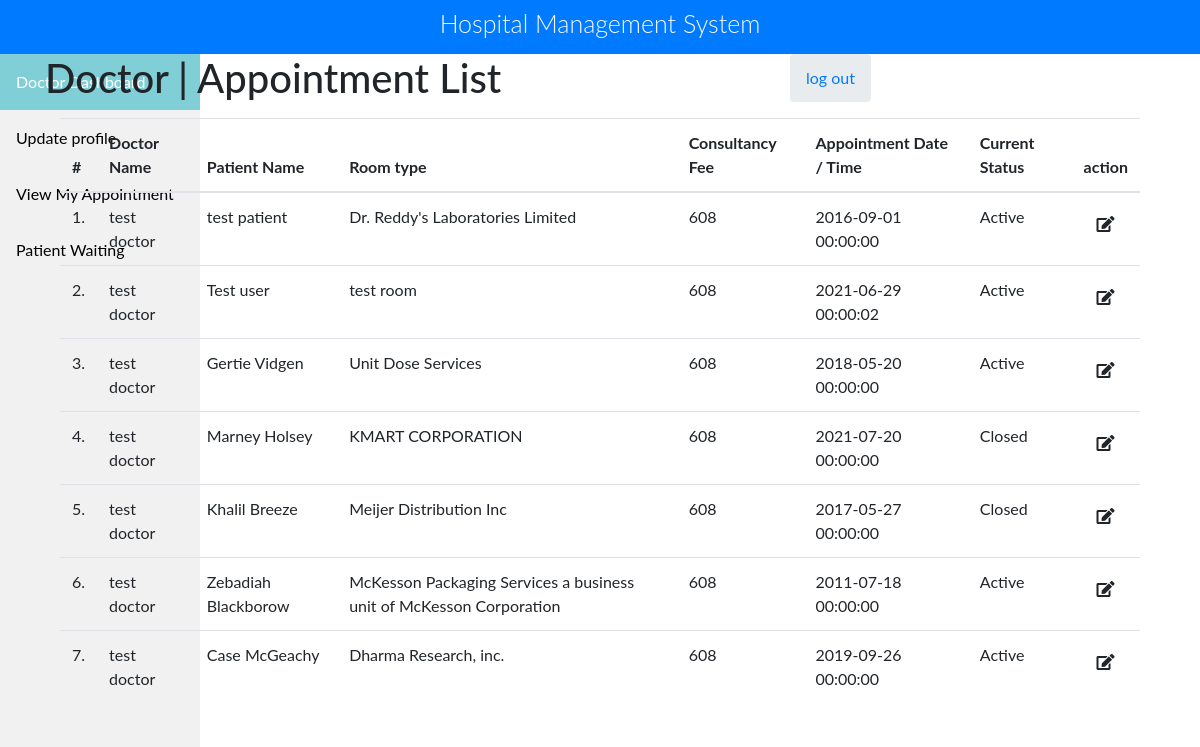
Page /HMS/doctor/manage-appointment.php (signed in) on the committed database.
### tables this page shows
CREATE TABLE `appointment` (
  `id` int(11) NOT NULL,
  `doctorId` int(11) DEFAULT NULL,
  `userId` int(11) DEFAULT NULL,
  `roomId` int(255) NOT NULL,
  `appointmentDate` datetime DEFAULT NULL,
  `status` tinyint(1) DEFAULT 1
);

CREATE TABLE `doctors` (
  `id` bigint(20) NOT NULL,
  `specialityID` int(255) DEFAULT NULL,
  `doctorName` varchar(255) DEFAULT NULL,
  `docFees` int(255) DEFAULT NULL,
  `docphone` bigint(11) DEFAULT NULL,
  `docEmail` varchar(255) DEFAULT NULL,
  `password` varchar(255) DEFAULT NULL
);

CREATE TABLE `users` (
  `id` bigint(255) NOT NULL,
  `fullName` varchar(255) DEFAULT NULL,
  `age` tinyint(3) UNSIGNED DEFAULT NULL,
  `gender` varchar(10) DEFAULT NULL,
  `phone` bigint(11) DEFAULT NULL,
  `address` longtext DEFAULT NULL,
  `email` varchar(255) DEFAULT NULL,
  `password` varchar(255) DEFAULT NULL
);

CREATE TABLE `room` (
  `roomID` int(255) NOT NULL,
  `type` varchar(255) DEFAULT NULL,
  `status` tinyint(1) NOT NULL
);

### HMS/doctor/manage-appointment.php (the view, shortened to what this page needs)
<?php
include('include/config.php');
include('include/pagination.php');
?>
<!DOCTYPE html>
<html lang="en">
<head>
	<link rel="stylesheet" href="https://stackpath.bootstrapcdn.com/bootstrap/4.5.2/css/bootstrap.min.css">
	<link rel="stylesheet" href="https://pro.fontawesome.com/releases/v5.11.2/css/all.css">
</head>
<body>
	<div id="app">
 <?php include("include/title.php"); ?>
		 <?php include("sideNav.php"); ?>
		<div class="app-content">
			<div class="main-content" >
				<div class="wrap-content container" id="container">
					<section id="page-title">
						<div class="row">
							<div class="col-sm-8">
								<h1 class="mainTitle">Doctor  | Appointment List</h1>
							</div>
							<ol class="breadcrumb">
								<li>
									<a href="logout.php">log out</a>
								</li>
							</ol>
						</div>
					</section>
					<div class="container-fluid container-fullw bg-white">
						<div class="row">
							<div class="col-lg-12">
								<table class="table table-hover" id="sample-table-1">
									<thead>
										<tr>
											<th class="center">#</th>
											<th>Doctor Name</th>
											<th>Patient Name</th>
											<th>Room type</th>
											<th>Consultancy Fee</th>
											<th>Appointment Date / Time </th>
											<th>Current Status</th>
											<th>action</th>
										</tr>
									</thead>
									<tbody>
										<?php
$sql = mysqli_query($con,"select doctors.doctorName as docname ,
											doctors.specialityID as docspecilization,
											doctors.docFees as consultancyFees,
											users.fullName as pname,
											room.type as room,
											appointment.*  from appointment
											join doctors on doctors.id=appointment.doctorId
											join room    on room.roomID=appointment.roomId
											join users   on users.id=appointment.userId
											where appointment.doctorId = '".$_SESSION['id']."' "   );
										$cnt=1;
										while($row=mysqli_fetch_array($sql))
										{
											?>
											<tr>
												<td class="center"><?php echo $cnt;?>.</td>
												<td class="hidden-xs"><?php echo $row['docname'];?></td>
												<td class="hidden-xs"><?php echo $row['pname'];?></td>
												<td><?php echo $row['room'];?></td>
												<td><?php echo $row['consultancyFees'];?></td>
												<td><?php echo $row['appointmentDate'];?></td>
											<td>
												<?php if($row['status']==1)
												{
													echo "Active";
												}else{
													echo "Closed";
												}
												?></td>
												<td>
													<a href="edit-appointment.php?id=<?php echo $row['id'];?>" class="btn btn-transparent btn-xs" tooltip-placement="top" tooltip="Edit"><i class="fas fa-edit"></i></a>
												</td>
												</tr>
												<?php
												$cnt=$cnt+1;
											}?>
										</tbody>
									</table>
								</div>
							</div>
						</div>
					</div>
				</div>
			</div>
		</div>
	</body>
	</html>

### HMS/doctor/sideNav.php (style rules this page uses)
body { margin: 0; font-family: "Lato", sans-serif; }

### rows in the picture
appointment: doctorId.doctorName "test doctor", userId.fullName "test patient", roomId.type "Dr. Reddy's Laboratories Limited", doctorId.docFees "608", appointmentDate "2016-09-01 00:00:00", status "Active"
appointment: doctorId.doctorName "test doctor", userId.fullName "Test user", roomId.type "test room", doctorId.docFees "608", appointmentDate "2021-06-29 00:00:02", status "Active"
appointment: doctorId.doctorName "test doctor", userId.fullName "Gertie Vidgen", roomId.type "Unit Dose Services", doctorId.docFees "608", appointmentDate "2018-05-20 00:00:00", status "Active"
appointment: doctorId.doctorName "test doctor", userId.fullName "Marney Holsey", roomId.type "KMART CORPORATION", doctorId.docFees "608", appointmentDate "2021-07-20 00:00:00", status "Closed"
appointment: doctorId.doctorName "test doctor", userId.fullName "Khalil Breeze", roomId.type "Meijer Distribution Inc", doctorId.docFees "608", appointmentDate "2017-05-27 00:00:00", status "Closed"
appointment: doctorId.doctorName "test doctor", userId.fullName "Zebadiah Blackborow", roomId.type "McKesson Packaging Services a business unit of McKesson Corporation", doctorId.docFees "608", appointmentDate "2011-07-18 00:00:00", status "Active"
appointment: doctorId.doctorName "test doctor", userId.fullName "Case McGeachy", roomId.type "Dharma Research, inc.", doctorId.docFees "608", appointmentDate "2019-09-26 00:00:00", status "Active"
